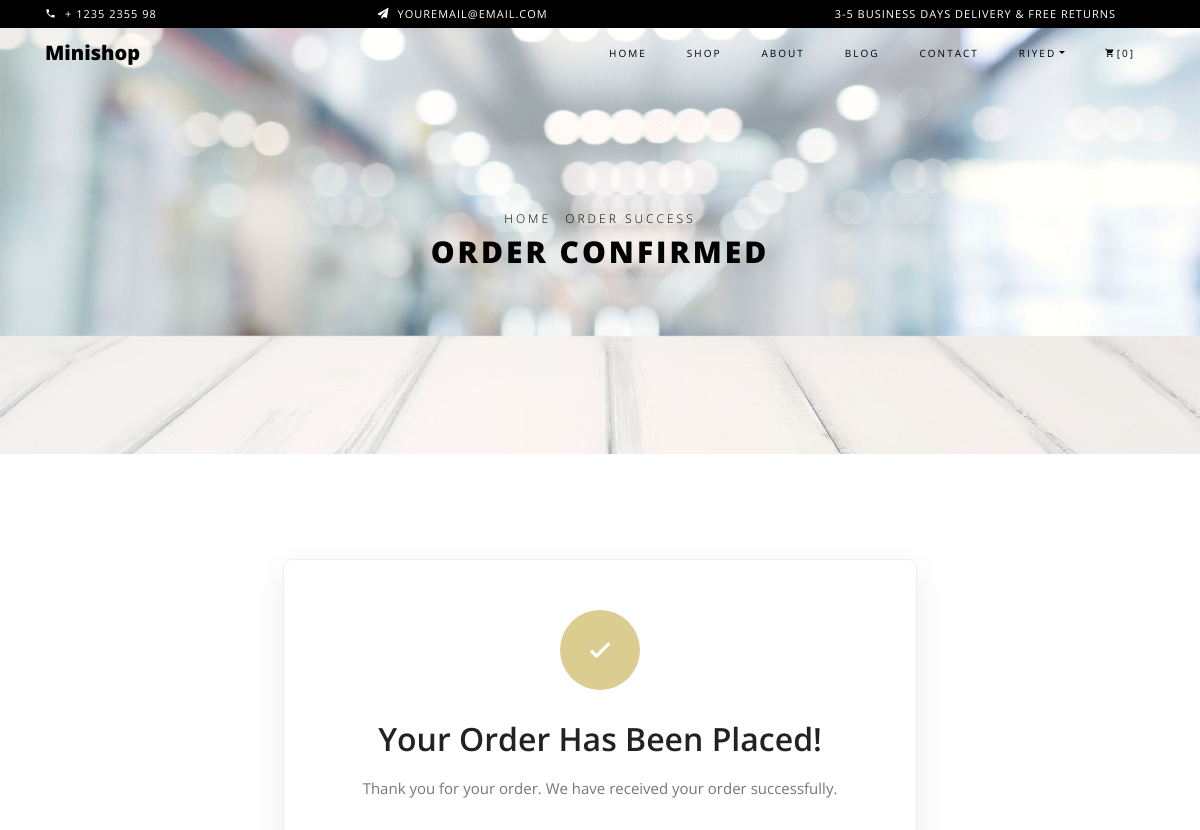
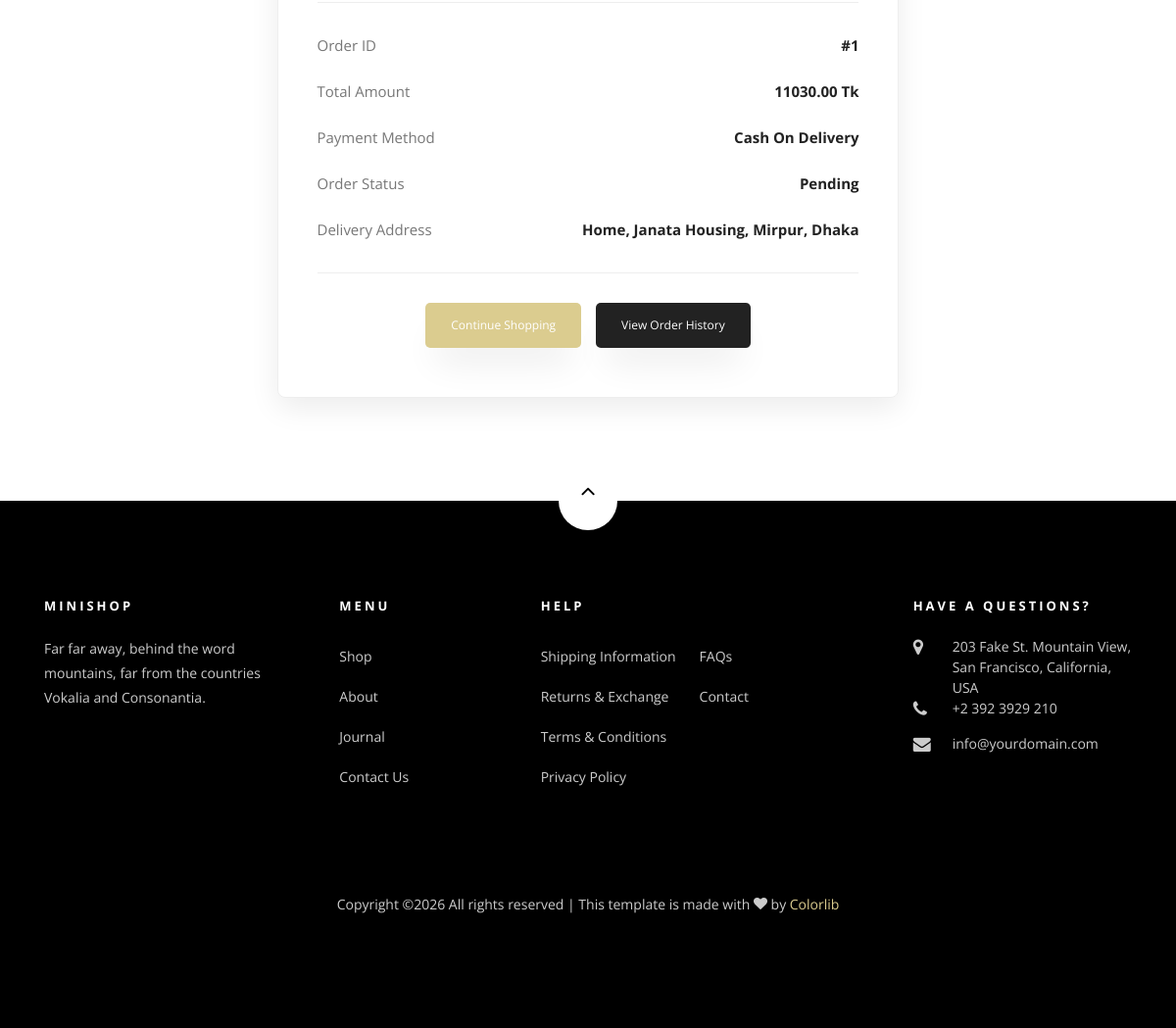
The page /order-success/1/ (signed in) on the database its author committed (2 pictures, top to bottom).
### shop/models.py (models this page shows, shortened)
class Order(models.Model):
    PAYMENT_METHOD_CHOICES = (
        ('cod', 'Cash On Delivery'),
        ('bkash', 'bKash'),
        ('nagad', 'Nagad'),
        ('sslcommerz', 'SSLCommerz'),
    )
    STATUS_CHOICES = (
        ('pending', 'Pending'),
        ('processing', 'Processing'),
        ('completed', 'Completed'),
        ('cancelled', 'Cancelled'),
    )
    user = models.ForeignKey(
        User,
        on_delete=models.CASCADE,
        related_name='orders'
    )
    address = models.ForeignKey(
        'Address',
        on_delete=models.PROTECT,
        related_name='orders'
    )
    payment_method = models.CharField(
        max_length=20,
        choices=PAYMENT_METHOD_CHOICES
    )
    status = models.CharField(
        max_length=20,
        choices=STATUS_CHOICES,
        default='pending'
    )
    total_price = models.DecimalField(
        max_digits=10,
        decimal_places=2
    )
    created_at = models.DateTimeField(auto_now_add=True)

class Address(models.Model):
    ADDRESS_TYPE_CHOICES = (
        ('home', 'Home'),
        ('office', 'Office'),
        ('other', 'Other'),
    )
    user = models.ForeignKey(
        User,
        on_delete=models.CASCADE,
        related_name='addresses'
    )
    address_type = models.CharField(
        max_length=20,
        choices=ADDRESS_TYPE_CHOICES
    )
    contact_number = models.CharField(max_length=15)
    division = models.CharField(max_length=100)
    district = models.CharField(max_length=100)
    thana = models.CharField(max_length=100)
    corporation_or_union = models.CharField(max_length=150)
    area_or_village = models.CharField(max_length=200)
    additional_info = models.TextField(
        blank=True,
        null=True
    )

### shop/views.py (the view)
# urls.py: path('order-success/<int:order_id>/', views.order_success, name='order_success'),
@login_required
def order_success(request, order_id):
    order = get_object_or_404(
        Order,
        id=order_id,
        user=request.user
    )
    return render(request, 'order_success.html', {
        'order': order
    })

### shop/context_processors.py (called while the page is built)
def cart_count(request):
    count = 0
    if request.user.is_authenticated:
        count = CartItem.objects.filter(
            cart__user=request.user
        ).aggregate(
            total=Sum('quantity')
        )['total'] or 0
    return {
        'cart_count': count
    }

### shop/templates/order_success.html (shortened to what this page needs)
{% extends "base.html" %}
{% load static %}
{% block content %}
<div class="hero-wrap hero-bread"
     style="background-image: url('{% static 'images/bg_6.jpg' %}');">
    <div class="container">
        <div class="row no-gutters slider-text align-items-center justify-content-center">
            <div class="col-md-9 ftco-animate text-center">
                <p class="breadcrumbs">
                    <span class="mr-2">
                        <a href="{% url 'index' %}">Home</a>
                    </span>
                    <span>Order Success</span>
                </p>
                <h1 class="mb-0 bread">Order Confirmed</h1>
            </div>
        </div>
    </div>
</div>
<section class="ftco-section">
    <div class="container">
        <div class="row justify-content-center">
            <div class="col-md-8 col-lg-7">
                <div class="order-success-box">
                    <div class="success-icon">
                        <span class="ion-ios-checkmark"></span>
                    </div>
                    <h2>Your Order Has Been Placed!</h2>
                    <p class="success-message">
                        Thank you for your order. We have received your order
                        successfully.
                    </p>
                    <div class="order-details">
                        <div class="detail-row">
                            <span>Order ID</span>
                            <strong>#{{ order.id }}</strong>
                        </div>
                        <div class="detail-row">
                            <span>Total Amount</span>
                            <strong>{{ order.total_price|floatformat:2 }} Tk</strong>
                        </div>
                        <div class="detail-row">
                            <span>Payment Method</span>
                            <strong>{{ order.get_payment_method_display }}</strong>
                        </div>
                        <div class="detail-row">
                            <span>Order Status</span>
                            <strong>{{ order.get_status_display }}</strong>
                        </div>
                        <div class="detail-row">
                            <span>Delivery Address</span>
                            <strong>
                                {{ order.address.get_address_type_display }},
                                {{ order.address.area_or_village }},
                                {{ order.address.thana }},
                                {{ order.address.district }}
                            </strong>
                        </div>
                    </div>
                    <div class="order-buttons">
                        <a href="{% url 'shop' %}"
                           class="btn continue-btn">
                            Continue Shopping
                        </a>
<a href="{% url 'order_history' %}"
   class="btn history-btn">
    View Order History
</a>
                    </div>
                </div>
            </div>
        </div>
    </div>
</section>
{% endblock content %}

### shop/templates/base.html (shortened to what this page needs)
{% load static %}
<!DOCTYPE html>
<html lang="en">
  <head>
    <link rel="stylesheet" href="{% static 'css/open-iconic-bootstrap.min.css' %}">
    <link rel="stylesheet" href="{% static 'css/animate.css' %}">
    <link rel="stylesheet" href="{% static 'css/owl.carousel.min.css' %}">
    <link rel="stylesheet" href="{% static 'css/owl.theme.default.min.css' %}">
    <link rel="stylesheet" href="{% static 'css/magnific-popup.css' %}">
    <link rel="stylesheet" href="{% static 'css/aos.css' %}">
    <link rel="stylesheet" href="{% static 'css/ionicons.min.css' %}">
    <link rel="stylesheet" href="{% static 'css/bootstrap-datepicker.css' %}">
    <link rel="stylesheet" href="{% static 'css/jquery.timepicker.css' %}">
    <link rel="stylesheet" href="{% static 'css/flaticon.css' %}">
    <link rel="stylesheet" href="{% static 'css/icomoon.css' %}">
    <link rel="stylesheet" href="{% static 'css/style.css' %}">
  </head>
  <body class="goto-here">
    <div class="py-1 bg-black">
      <div class="container">
        <div class="row no-gutters d-flex align-items-start align-items-center px-md-0">
          <div class="col-lg-12 d-block">
            <div class="row d-flex">
              <div class="col-md pr-4 d-flex topper align-items-center">
                <div class="icon mr-2 d-flex justify-content-center align-items-center">
                  <span class="icon-phone2"></span>
                </div>
                <span class="text">+ 1235 2355 98</span>
              </div>
              <div class="col-md pr-4 d-flex topper align-items-center">
                <div class="icon mr-2 d-flex justify-content-center align-items-center">
                  <span class="icon-paper-plane"></span>
                </div>
                <span class="text">youremail@email.com</span>
              </div>
              <div class="col-md-5 pr-4 d-flex topper align-items-center text-lg-right">
                <span class="text">3-5 Business days delivery &amp; Free Returns</span>
              </div>
            </div>
          </div>
        </div>
      </div>
    </div>
    <nav class="navbar navbar-expand-lg navbar-dark ftco_navbar bg-dark ftco-navbar-light" id="ftco-navbar">
	    <div class="container">
	      <a class="navbar-brand" href="{% url 'index' %}">Minishop</a>
	      <div class="collapse navbar-collapse" id="ftco-nav">
	        <ul class="navbar-nav ml-auto">
	          <li class="nav-item active"><a href="{% url 'index' %}" class="nav-link">Home</a></li>
            <li class="nav-item active"><a href="{% url 'shop' %}" class="nav-link">Shop</a></li>
	          <li class="nav-item"><a href="{% url 'about' %}" class="nav-link">About</a></li>
	          <li class="nav-item"><a href="{% url 'blog' %}" class="nav-link">Blog</a></li>
            {% if user.is_authenticated %}
	          <li class="nav-item"><a href="{% url 'contact' %}" class="nav-link">Contact</a></li>
            <li class="nav-item dropdown">
              <a class="nav-link dropdown-toggle" href="#"id="dropdown04"data-toggle="dropdown"aria-haspopup="true"aria-expanded="false">{{ user.username }}</a>
            </li>
            <li class="nav-item cta cta-colored"> <a href="{% url 'cart' %}" class="nav-link"><span class="icon-shopping_cart"></span>[{{ cart_count }}]</a></li>
            {% else %}
            <li class="nav-item"><a href="{% url 'login' %}" class="nav-link">Signin</a></li>
	          <li class="nav-item"><a href="{% url 'signup' %}" class="nav-link">SignUp</a></li>
            {% endif %}
	        </ul>
	      </div>
	    </div>
	  </nav>
 {% block content %} {% endblock %}
    <footer class="ftco-footer ftco-section">
      <div class="container">
      	<div class="row">
      		<div class="mouse">
						<a href="#" class="mouse-icon">
							<div class="mouse-wheel"><span class="ion-ios-arrow-up"></span></div>
						</a>
					</div>
      	</div>
        <div class="row mb-5">
          <div class="col-md">
            <div class="ftco-footer-widget mb-4">
              <h2 class="ftco-heading-2">Minishop</h2>
              <p>Far far away, behind the word mountains, far from the countries Vokalia and Consonantia.</p>
              <ul class="ftco-footer-social list-unstyled float-md-left float-lft mt-5">
              </ul>
            </div>
          </div>
          <div class="col-md">
            <div class="ftco-footer-widget mb-4 ml-md-5">
              <h2 class="ftco-heading-2">Menu</h2>
              <ul class="list-unstyled">
                <li><a href="#" class="py-2 d-block">Shop</a></li>
                <li><a href="#" class="py-2 d-block">About</a></li>
                <li><a href="#" class="py-2 d-block">Journal</a></li>
                <li><a href="#" class="py-2 d-block">Contact Us</a></li>
              </ul>
            </div>
          </div>
          <div class="col-md-4">
             <div class="ftco-footer-widget mb-4">
              <h2 class="ftco-heading-2">Help</h2>
              <div class="d-flex">
	              <ul class="list-unstyled mr-l-5 pr-l-3 mr-4">
	                <li><a href="#" class="py-2 d-block">Shipping Information</a></li>
	                <li><a href="#" class="py-2 d-block">Returns &amp; Exchange</a></li>
	                <li><a href="#" class="py-2 d-block">Terms &amp; Conditions</a></li>
	                <li><a href="#" class="py-2 d-block">Privacy Policy</a></li>
	              </ul>
	              <ul class="list-unstyled">
	                <li><a href="#" class="py-2 d-block">FAQs</a></li>
	                <li><a href="#" class="py-2 d-block">Contact</a></li>
	              </ul>
	            </div>
            </div>
          </div>
          <div class="col-md">
            <div class="ftco-footer-widget mb-4">
            	<h2 class="ftco-heading-2">Have a Questions?</h2>
            	<div class="block-23 mb-3">
	              <ul>
	                <li><span class="icon icon-map-marker"></span><span class="text">203 Fake St. Mountain View, San Francisco, California, USA</span></li>
	                <li><a href="#"><span class="icon icon-phone"></span><span class="text">+2 392 3929 210</span></a></li>
	                <li><a href="#"><span class="icon icon-envelope"></span><span class="text">info@yourdomain.com</span></a></li>
	              </ul>
	            </div>
            </div>
          </div>
        </div>
        <div class="row">
          <div class="col-md-12 text-center">
            <p>
						  Copyright &copy;<script>document.write(new Date().getFullYear());</script> All rights reserved | This template is made with <i class="icon-heart color-danger" aria-hidden="true"></i> by <a href="https://colorlib.com" target="_blank">Colorlib</a>
			</p>
          </div>
        </div>
      </div>
    </footer>
  </body>
</html>

### shop/static/css/icomoon.css (style rules this page uses)
[class^="icon-"], [class*=" icon-"] { font-family: 'icomoon' !important; speak: none; font-style: normal; font-weight: normal; font-variant: normal; text-transform: none; line-height: 1; -webkit-font-smoothing: antialiased; -moz-osx-font-smoothing: grayscale; }
.icon-heart:before { content: "\f004"; }
.icon-map-marker:before { content: "\f041"; }
.icon-phone:before { content: "\f095"; }
.icon-envelope:before { content: "\f0e0"; }
.icon-paper-plane:before { content: "\f1d8"; }
.icon-phone2:before { content: "\e0cd"; }
.icon-shopping_cart:before { content: "\e8cc"; }

### shop/templates/order_success.html (style rules this page uses)
.order-success-box { background: #fff; padding: 50px 40px; text-align: center; border: 1px solid #eeeeee; border-radius: 8px; box-shadow: 0 10px 30px rgba(0, 0, 0, 0.08); }
.success-icon { width: 80px; height: 80px; margin: 0 auto 25px; display: flex; align-items: center; justify-content: center; background: #dbcc8f; color: #fff; border-radius: 50%; font-size: 48px; }
.order-success-box h2 { color: #222; font-weight: 600; margin-bottom: 12px; }
.success-message { color: #777; margin-bottom: 30px; }
.order-details { border-top: 1px solid #eeeeee; border-bottom: 1px solid #eeeeee; padding: 20px 0; margin-bottom: 30px; text-align: left; }
.detail-row { display: flex; justify-content: space-between; gap: 20px; padding: 10px 0; }
.detail-row span { color: #777; }
.detail-row strong { color: #222; text-align: right; }
.order-buttons { display: flex; justify-content: center; gap: 15px; }
.continue-btn, .history-btn { padding: 13px 25px; border-radius: 5px; }
.continue-btn { background: #dbcc8f; color: #fff; }
.history-btn { background: #222; color: #fff; }

### rows shown on the page
Order: id "1", total_price "11030.00", payment_method "Cash On Delivery", status "Pending", address.address_type "Home", address.area_or_village "Janata Housing", address.thana "Mirpur", address.district "Dhaka"

### other values the page prints
{{ user.username }} "RIYED"
{{ cart_count }} "0"
